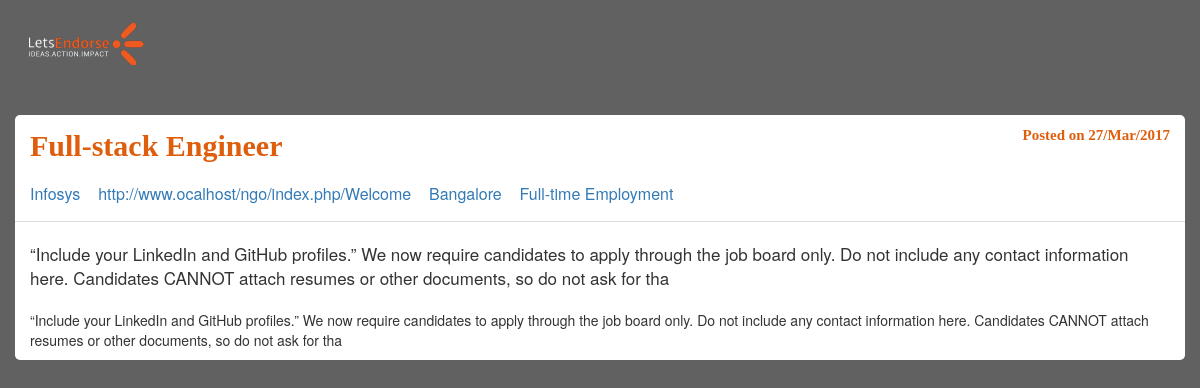
The app's page /index.php/Welcome/view/6 with its own data.
### tables this page shows
CREATE TABLE `jobs` (
  `id` int(3) NOT NULL,
  `job_headline` text NOT NULL,
  `job_headline_b` text NOT NULL,
  `company_name` text NOT NULL,
  `company_website` text NOT NULL,
  `company_mail` text NOT NULL,
  `job_type` text NOT NULL,
  `job_category` text NOT NULL,
  `job_location` text NOT NULL,
  `job_description` text NOT NULL,
  `job_how_to_apply` text NOT NULL,
  `posted_date` datetime NOT NULL DEFAULT CURRENT_TIMESTAMP
);

### application/controllers/Welcome.php (called while the page is built, shortened)
<?php
class Welcome extends CI_Controller {
	public function view(){
		$this->load->helper('url');
		$this->load->model('Jobs');
		 $id = $this->uri->segment(3);
		$data = $this->Jobs->viewData($id);
		$this->load->view('view.php', array('data'=>$data));
	}
}

### index.php (called while the page is built, shortened)
<?php
require_once BASEPATH.'core/CodeIgniter.php';

### application/models/Jobs.php (called while the page is built, shortened)
<?php
   class Jobs extends CI_Model{
public function viewdata($id){
	$this->db->where('id', $id);
$q = $this->db->get('jobs');
$data = $q->result_array();
return $data;
}
   }
   ?>

### application/views/view.php (the view, shortened to what this page needs)
<?php include('header.php');?>
<body style="background-color: #616161">
   <div>
      <img src="<?php echo base_url();?>assets/logo.png" class="logo">
   </div>
   <section class="container job_view_section">
      <div class="row">
         <div class="col-md-12 job_headline"><?php echo $data[0]['job_headline']; ?>
            <span class="posted_date">Posted on <?php $date = strtotime($data[0]['posted_date']);
               $new_date = date("d/M/Y ", $date); echo $new_date;
                ?></span>
         </div>
         <div class="col-md-12 details">
            <?php echo $data[0]['company_name']; ?>
            <?php echo $data[0]['company_website']; ?>
            <?php echo $data[0]['job_location']; ?>
            <?php echo $data[0]['job_type']; ?>
         </div>
         <div class="col-md-12 job_description">
            <?php echo $data[0]['job_how_to_apply']; ?>
         </div>
         <div class="col-md-12 how_to_apply">
            <?php echo $data[0]['job_description']; ?>
         </div>
      </div>
   </section>
</body>

### application/views/header.php (shortened to what this page needs)
  <!DOCTYPE html>
  <html>
  <head>
<link rel = "stylesheet" type = "text/css" href = "<?php echo base_url();?>css/style.css">
    <link rel="stylesheet" href="https://maxcdn.bootstrapcdn.com/bootstrap/3.3.7/css/bootstrap.min.css">
  </head>

### css/style.css (style rules this page uses)
body { background-color: #616161; }
.logo { padding: 23px 0 0 29px; }
.row { margin-right: 50px; margin-left: 50px; }
.job_view_section { margin-top: 50px; background-color: white; padding: 10px; border-radius: 5px; }
.job_headline { color: #df5e0e; font-size: 30px; font-weight: bold; font-family: ubuntu; }
.details { font-size: 16px; color: #337ab7; font-weight: 400; border-bottom: 1px solid #ddd; padding: 15px; }
.job_description { padding: 20px; font-size: 17px; }
.posted_date { float: right; font-size: 15px; }

### records on screen
jobs: job_headline "Full-stack Engineer", posted_date "27/Mar/2017", company_name "Infosys", company_website "http://www.ocalhost/ngo/index.php/Welcome", job_location "Bangalore", job_type "Full-time Employment", job_how_to_apply "“Include your LinkedIn and GitHub profiles.” We now require candidates to apply through the job board only. Do not include any contact information here. Candidates CANNOT attach resumes or other documents, so do not ask for tha", job_description "“Include your LinkedIn and GitHub profiles.” We now require candidates to apply through the job board only. Do not include any contact information here. Candidates CANNOT attach resumes or other documents, so do not ask for tha"
